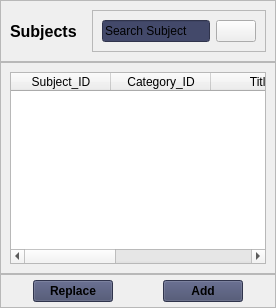
            <widget class="QWidget" name="subjects">
             <layout class="QVBoxLayout" name="verticalLayout_17">
              <property name="spacing">
               <number>0</number>
              </property>
              <property name="leftMargin">
               <number>0</number>
              </property>
              <property name="topMargin">
               <number>0</number>
              </property>
              <property name="rightMargin">
               <number>0</number>
              </property>
              <property name="bottomMargin">
               <number>0</number>
              </property>
              <item alignment="Qt::AlignTop">
               <widget class="QFrame" name="subject_upper_frame">
                <property name="frameShape">
                 <enum>QFrame::StyledPanel</enum>
                </property>
                <property name="frameShadow">
                 <enum>QFrame::Raised</enum>
                </property>
                <layout class="QHBoxLayout" name="horizontalLayout_32">
                 <item>
                  <widget class="QLabel" name="subject_window_label">
                   <property name="font">
                    <font>
                     <pointsize>12</pointsize>
                     <weight>75</weight>
                     <bold>true</bold>
                    </font>
                   </property>
                   <property name="text">
                    <string>Subjects</string>
                   </property>
                  </widget>
                 </item>
                 <item alignment="Qt::AlignRight">
                  <widget class="QFrame" name="subject_search_frame">
                   <property name="frameShape">
                    <enum>QFrame::StyledPanel</enum>
                   </property>
                   <property name="frameShadow">
                    <enum>QFrame::Raised</enum>
                   </property>
                   <layout class="QHBoxLayout" name="horizontalLayout_31">
                    <item>
                     <widget class="QLineEdit" name="subject_lineEdit">
                      <property name="styleSheet">
                       <string notr="true">background-color: rgb(67, 73, 106);</string>
                      </property>
                      <property name="text">
                       <string>Search Subject</string>
                      </property>
                     </widget>
                    </item>
                    <item>
                     <widget class="QPushButton" name="subject_search_button">
                      <property name="text">
                       <string/>
                      </property>
                      <property name="icon">
                       <iconset resource="icons.qrc">
                        <normaloff>:/icons/icons/icons8-search-30.png</normaloff>:/icons/icons/icons8-search-30.png</iconset>
                      </property>
                     </widget>
                    </item>
                   </layout>
                  </widget>
                 </item>
                </layout>
               </widget>
              </item>
              <item>
               <widget class="QFrame" name="subject_central_frame">
                <property name="frameShape">
                 <enum>QFrame::StyledPanel</enum>
                </property>
                <property name="frameShadow">
                 <enum>QFrame::Raised</enum>
                </property>
                <layout class="QVBoxLayout" name="verticalLayout_18">
                 <item>
                  <widget class="QTableWidget" name="subject_tableWidget">
                   <column>
                    <property name="text">
                     <string>Subject_ID</string>
                    </property>
                   </column>
                   <column>
                    <property name="text">
                     <string>Category_ID</string>
                    </property>
                   </column>
                   <column>
                    <property name="text">
                     <string>Title</string>
                    </property>
                   </column>
                   <column>
                    <property name="text">
                     <string>Description</string>
                    </property>
                   </column>
                   <column>
                    <property name="text">
                     <string>Price</string>
                    </property>
                   </column>
                  </widget>
                 </item>
                </layout>
               </widget>
              </item>
              <item alignment="Qt::AlignBottom">
               <widget class="QFrame" name="subject_lower_frame">
                <property name="frameShape">
                 <enum>QFrame::StyledPanel</enum>
                </property>
                <property name="frameShadow">
                 <enum>QFrame::Raised</enum>
                </property>
                <layout class="QHBoxLayout" name="horizontalLayout_33">
                 <property name="spacing">
                  <number>50</number>
                 </property>
                 <property name="leftMargin">
                  <number>0</number>
                 </property>
                 <property name="topMargin">
                  <number>5</number>
                 </property>
                 <property name="rightMargin">
                  <number>0</number>
                 </property>
                 <property name="bottomMargin">
                  <number>5</number>
                 </property>
                 <item alignment="Qt::AlignRight">
                  <widget class="QPushButton" name="subject_replace_button">
                   <property name="font">
                    <font>
                     <weight>75</weight>
                     <bold>true</bold>
                    </font>
                   </property>
                   <property name="styleSheet">
                    <string notr="true">background-color: rgb(67, 73, 106);</string>
                   </property>
                   <property name="text">
                    <string>Replace</string>
                   </property>
                  </widget>
                 </item>
                 <item alignment="Qt::AlignLeft">
                  <widget class="QPushButton" name="subject_add_button">
                   <property name="font">
                    <font>
                     <weight>75</weight>
                     <bold>true</bold>
                    </font>
                   </property>
                   <property name="styleSheet">
                    <string notr="true">background-color: rgb(67, 73, 106);</string>
                   </property>
                   <property name="text">
                    <string>Add</string>
                   </property>
                  </widget>
                 </item>
                </layout>
               </widget>
              </item>
             </layout>
            </widget>
